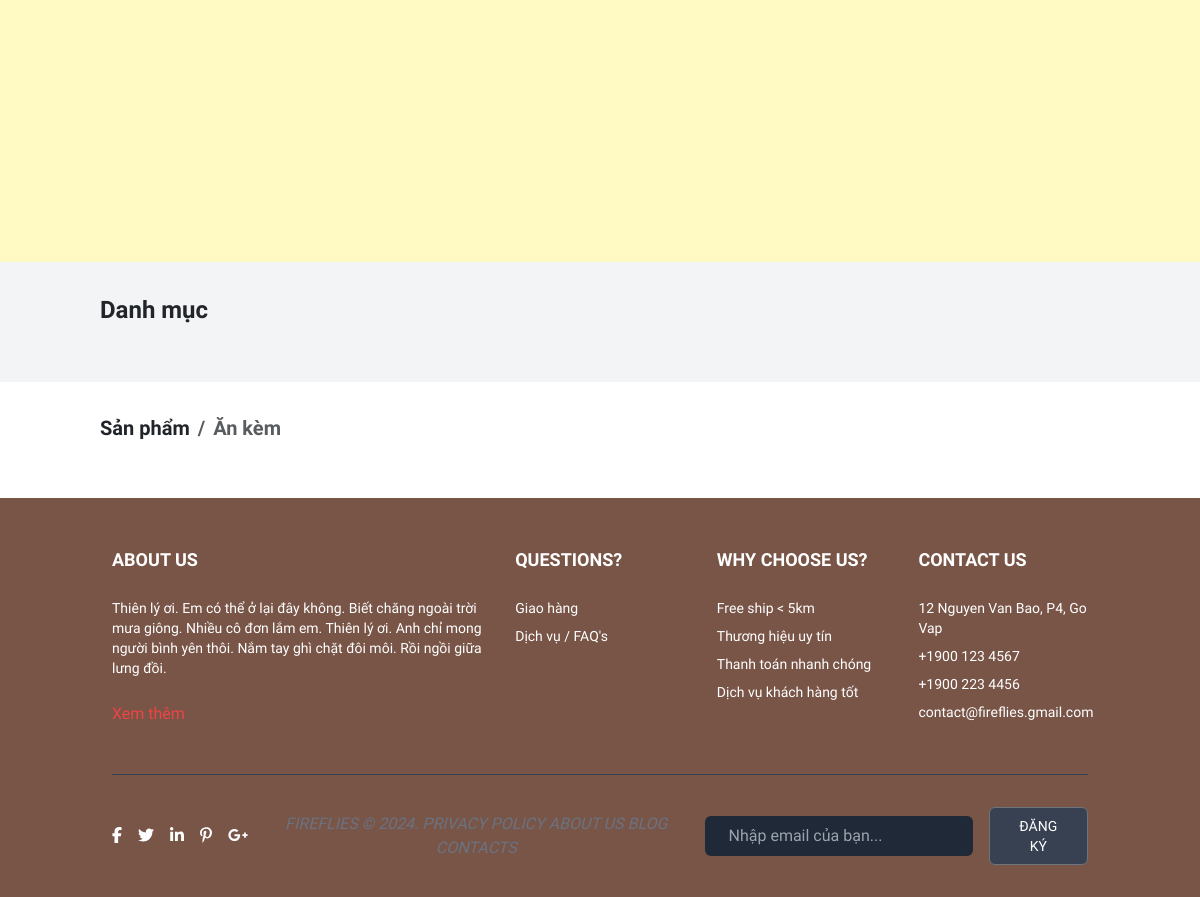
/index.php?p=dish&c=Ăn kèm& (lower part), run on an earlier commit of the app's database.
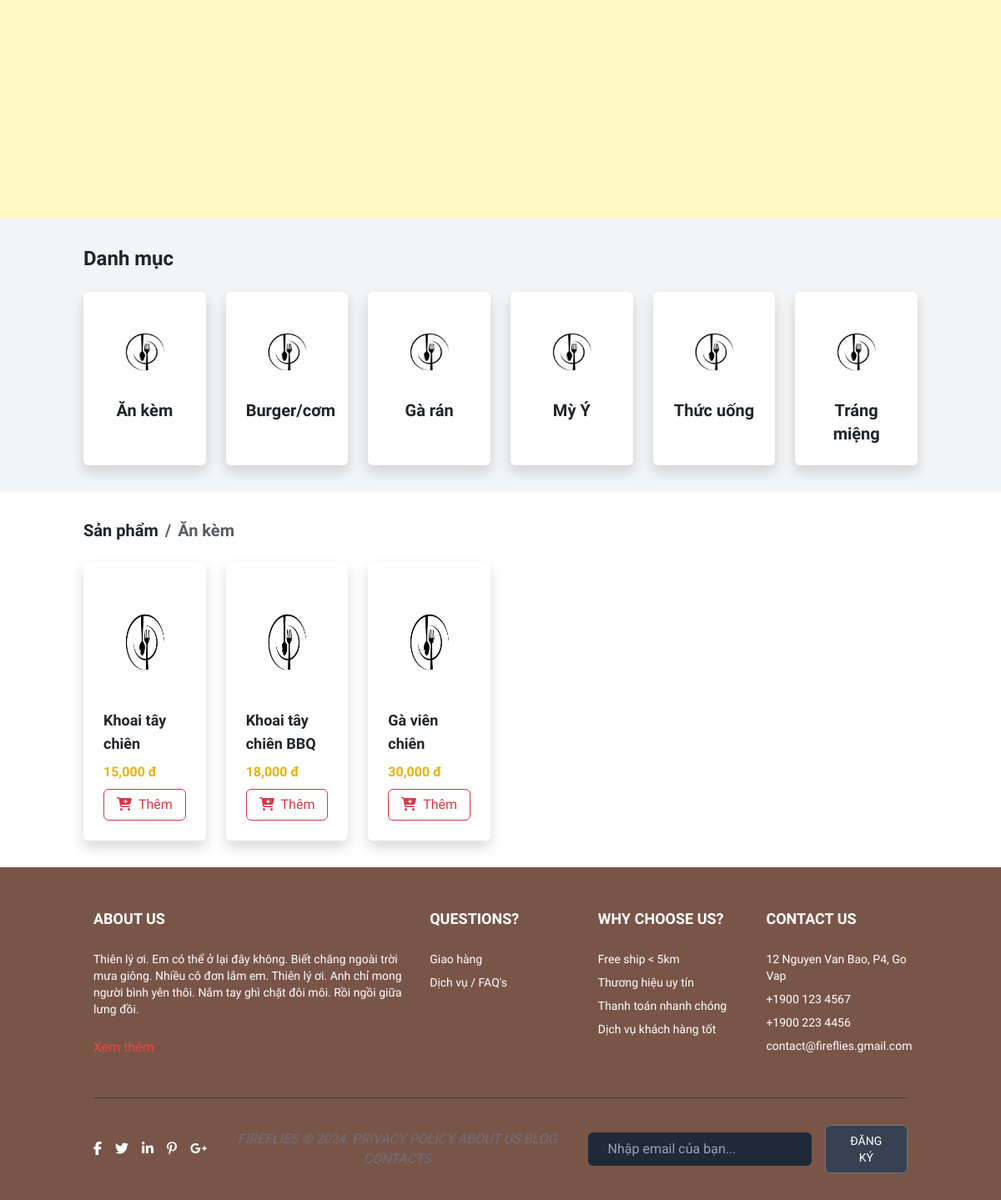
And on a later commit of the database.
### tables this page shows
CREATE TABLE `dish` (
  `dishID` int(5) NOT NULL,
  `dishName` varchar(100) NOT NULL,
  `dishCategory` varchar(50) NOT NULL,
  `price` decimal(11,2) NOT NULL,
  `businessStatus` int(1) NOT NULL DEFAULT 1,
  `availabilityStatus` int(1) NOT NULL DEFAULT 1,
  `description` text DEFAULT NULL,
  `preparationProcess` text DEFAULT NULL,
  `image` varchar(50) NOT NULL
);

### model/mCategories.php (called while the page is built, shortened)
<?php
class mCategories
{
    public function mGetAllCategory()
    {
        $db = new Database;
        $conn = $db->connect();
        $sql = "SELECT * FROM dish GROUP BY dishCategory";
        if ($conn != null)
            return $conn->query($sql);
        return 0;
    }
}

### model/mDishes.php (called while the page is built, shortened)
<?php
class mDishes
{
    public function mGetDishByCategory($category)
    {
        $db = new Database;
        $conn = $db->connect();
        $sql = "SELECT * FROM dish WHERE dishCategory = '$category'";
        if ($conn != null)
            return $conn->query($sql);
        return 0;
    }
}

### controller/cCategories.php (the view, shortened to what this page needs)
<?php
class cCategories extends mCategories
{
    public function showCategoriesMenu($sql)
    {
        if ($this->mGetAllCategory()) {
            $result = $this->mGetAllCategory();
            while ($row = $result->fetch_assoc()) {
                $img_dish = "images/dish/".$row["image"];
                if (!file_exists($img_dish)) {
                    $img_dish = "images/nodish.png";
                }
                echo "<div class='bg-white p-4 shadow rounded'>
                    <a href='index.php?p=dish&c=".$row["dishCategory"]."&#ci'>
                        <img alt='".$row["dishCategory"]."' class='w-full h-24 rounded' src='".$img_dish."'/>
                        <h3 class='text-xl text-center font-bold mt-2'>".$row["dishCategory"]."</h3>
                    </a>
                </div>";
            }
        } else echo "<p class='text-center col-span-3'>Chưa có dữ liệu!</p>";
    }
}

### controller/cDishes.php (shortened to what this page needs)
<?php
class cDishes extends mDishes
{
    public function showDishesHome($category)
    {
        if ($this->mGetDishByCategory($category) != 0) {
            $result = $this->mGetDishByCategory($category);
            while ($row = $result->fetch_assoc()) {
                $img_dish = "images/dish/".$row["image"];
                if (!file_exists($img_dish))
                    $img_dish = "images/nodish.png";
                echo "<div class='bg-white p-4 shadow rounded'>
                    <img alt='".$row["dishName"]."' class='w-full h-36 rounded' src='".$img_dish."'/>
                    <h3 class='text-lg font-bold mt-2'>".$row["dishName"]."</h3>
                    <p class='text-yellow-500 font-bold my-2'>".str_replace(".00", "", number_format($row["price"], "2", ".", ","))." đ</p>
                    <button class='btn btn-outline-danger w-full'><i class='fa-solid fa-cart-plus mr-2'></i>Thêm</button>
                </div>";
            }
        } else echo "<p class='text-center col-span-3'>Chưa có dữ liệu!</p>";
    }
}

What changed in the data, as far as the page shows it:
added dish: dishCategory "Ăn kèm", dishName "Khoai tây chiên", price "15,000"
added dish: dishCategory "Burger/cơm", shown under "Danh mục"
added dish: dishCategory "Gà rán", shown under "Danh mục"
added dish: dishCategory "Mỳ Ý", shown under "Danh mục"
added dish: dishCategory "Thức uống", shown under "Danh mục"
added dish: dishCategory "Tráng miệng", shown under "Danh mục"
added dish: dishName "Khoai tây chiên BBQ", price "18,000"
added dish: dishName "Gà viên chiên", price "30,000"
